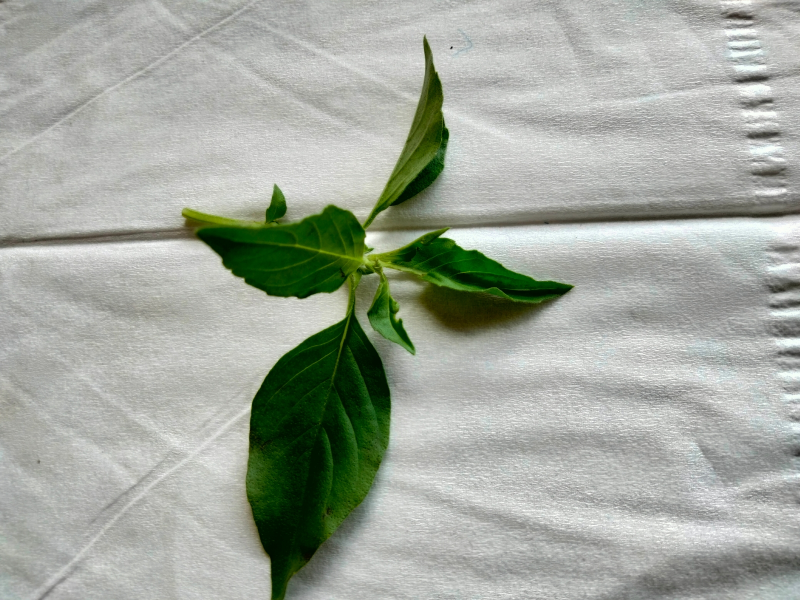
#> input picture belajar_img_processing/Daun Kemangi/001.jpg, 1600 x 1200 px (shown at 1/2 size)
$ python mendeteksi_tepi.py
#> lines starting #> are read from the running program, lines starting #| are printed output that depends on the picture
import cv2
import numpy as np
img = cv2.imread('Daun Kemangi/001.jpg')
#> img is the input picture: shape (1200, 1600, 3); mean B, G, R 157.8, 167.8, 161.9

im_resized = cv2.resize(img, (400,400))
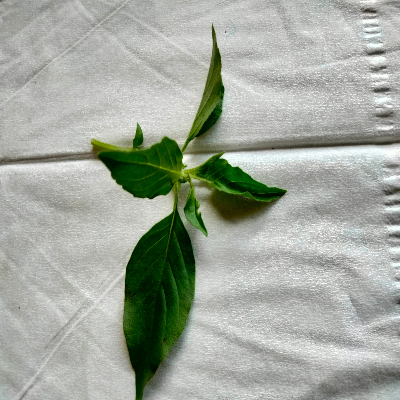
#> im_resized: shape (400, 400, 3); mean B, G, R 158.1, 168.1, 162.2
im_edges = cv2.Canny(im_resized, 100, 200)
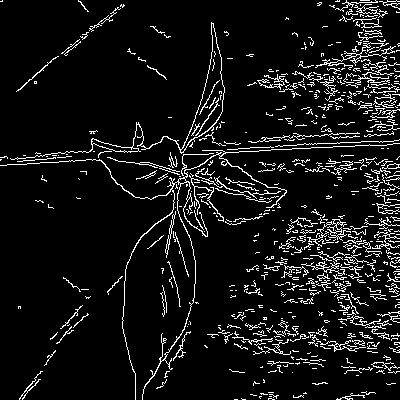
#> im_edges: shape (400, 400); 8.2% white in thin lines or dots

cv2.imshow('Original Image',im_resized)
cv2.imshow('Detected Edges',im_edges)
cv2.waitKey(0)
cv2.destroyAllWindows()

$ run again, with belajar_img_processing/Daun Kemangi/002.jpg copied over belajar_img_processing/Daun Kemangi/001.jpg
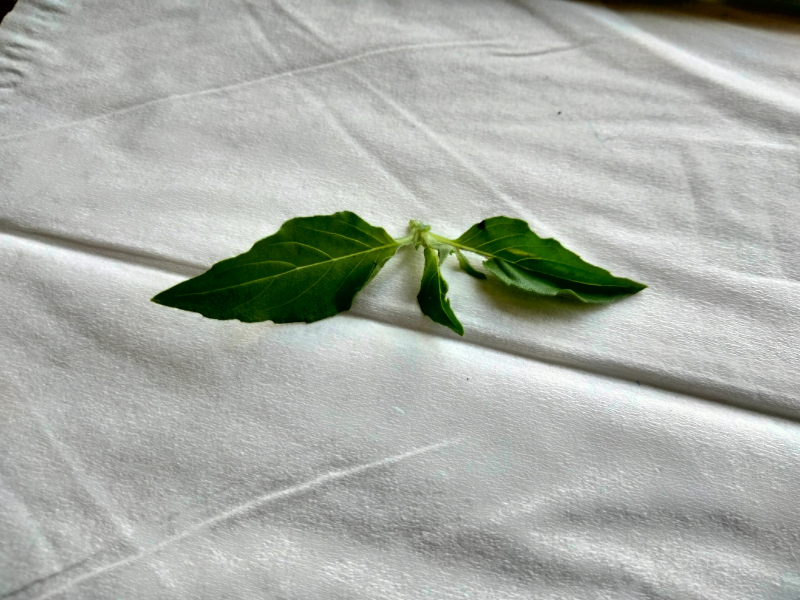
#> input picture belajar_img_processing/Daun Kemangi/002.jpg, 1600 x 1200 px (shown at 1/2 size)
#> img is the input picture: shape (1200, 1600, 3); mean B, G, R 166.6, 173.2, 169.3
#> `im_resized = cv2.resize(img, (400,400))`:
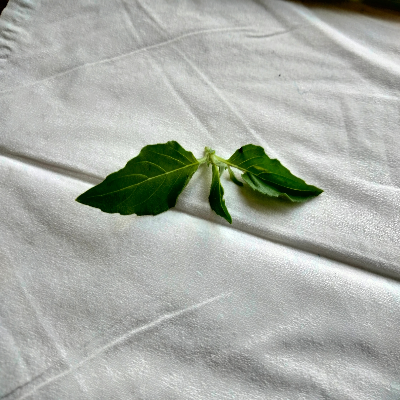
#> im_resized: shape (400, 400, 3); mean B, G, R 166.8, 173.4, 169.5
#> `im_edges = cv2.Canny(im_resized, 100, 200)`:
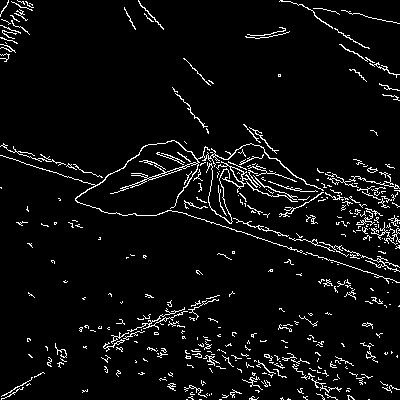
#> im_edges: shape (400, 400); 5.1% white in thin lines or dots

$ run again, with belajar_img_processing/Daun Kemangi/003.jpg copied over belajar_img_processing/Daun Kemangi/001.jpg
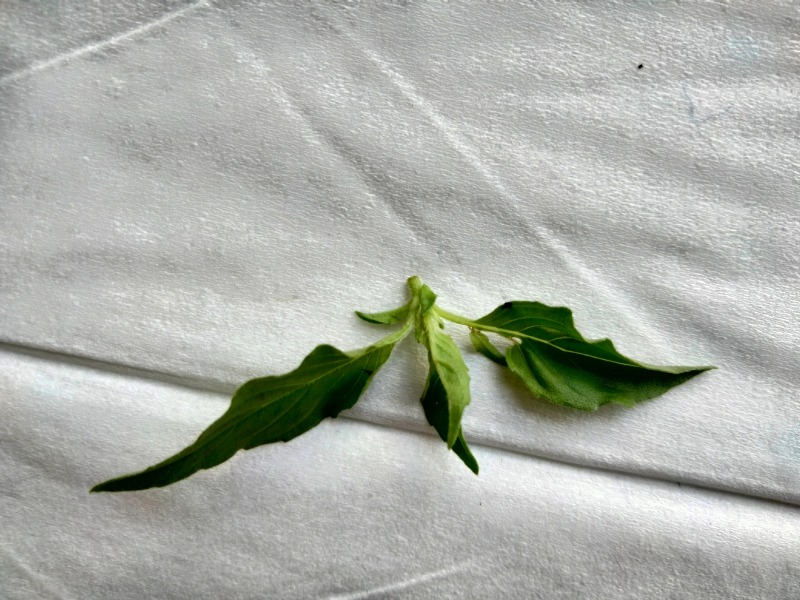
#> input picture belajar_img_processing/Daun Kemangi/003.jpg, 1600 x 1200 px (shown at 1/2 size)
#> img is the input picture: shape (1200, 1600, 3); mean B, G, R 168.1, 175, 171.6
#> `im_resized = cv2.resize(img, (400,400))`:
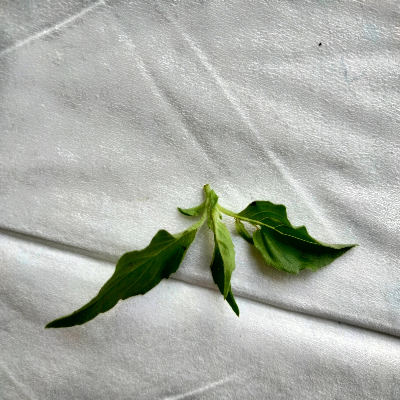
#> im_resized: shape (400, 400, 3); mean B, G, R 168.4, 175.3, 171.9
#> `im_edges = cv2.Canny(im_resized, 100, 200)`:
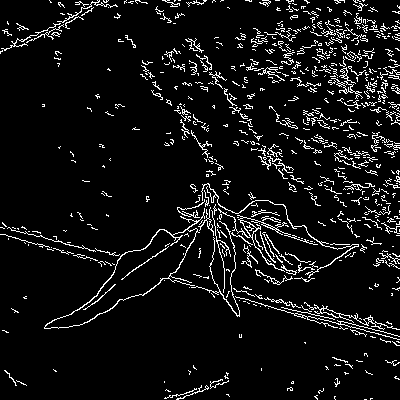
#> im_edges: shape (400, 400); 7.1% white in thin lines or dots

$ run again, with belajar_img_processing/Daun Kemangi/004.jpg copied over belajar_img_processing/Daun Kemangi/001.jpg
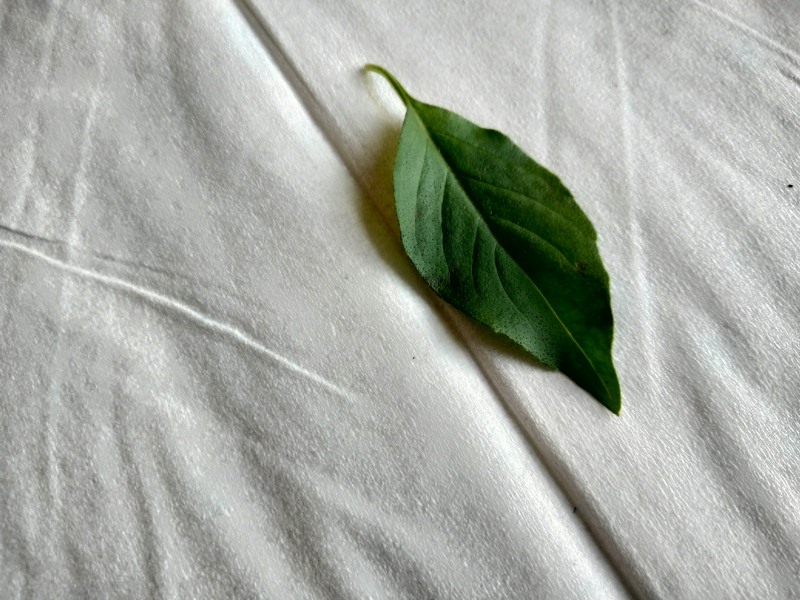
#> input picture belajar_img_processing/Daun Kemangi/004.jpg, 1600 x 1200 px (shown at 1/2 size)
#> img is the input picture: shape (1200, 1600, 3); mean B, G, R 162.9, 170.3, 166.5
#> `im_resized = cv2.resize(img, (400,400))`:
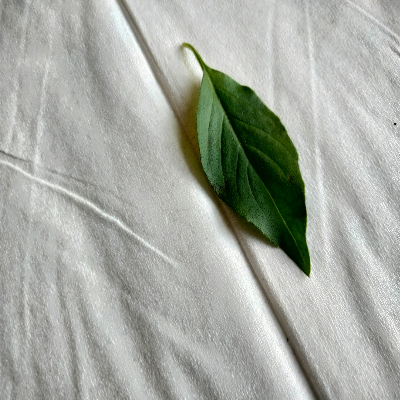
#> im_resized: shape (400, 400, 3); mean B, G, R 163.1, 170.5, 166.7
#> `im_edges = cv2.Canny(im_resized, 100, 200)`:
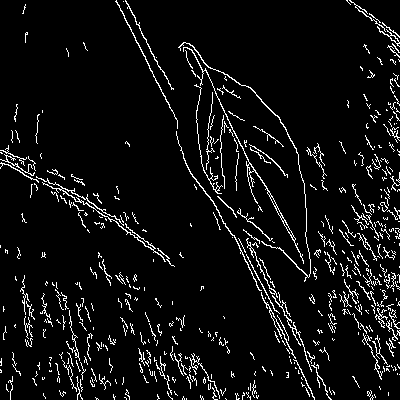
#> im_edges: shape (400, 400); 6.2% white in thin lines or dots
